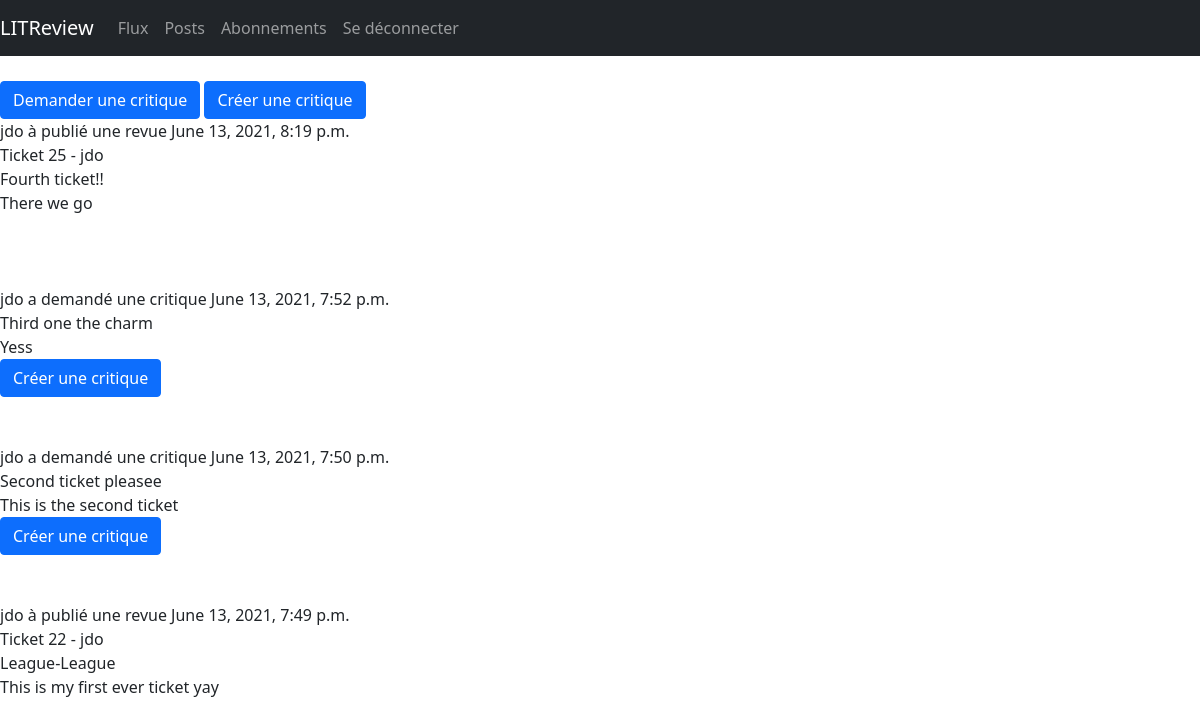
Before: /flux (signed in) with the older database file.
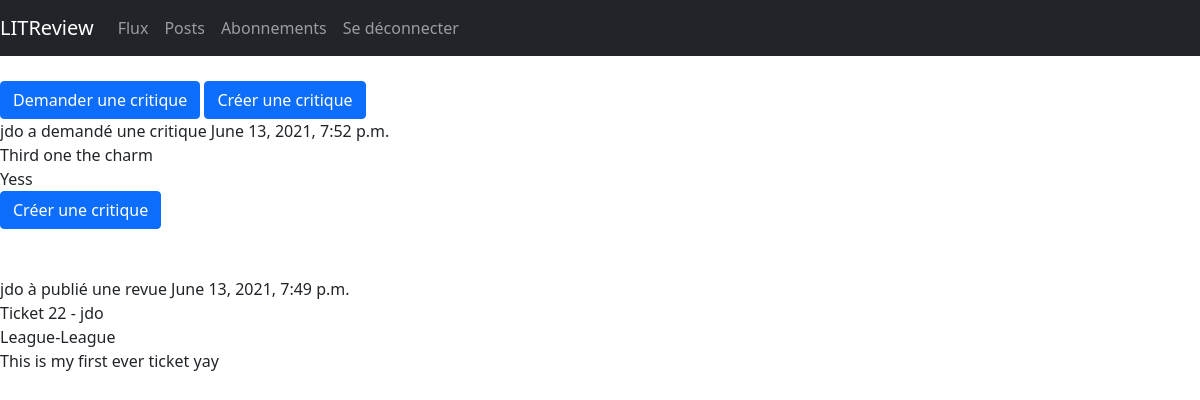
After: the same page with the newer database file.
### p9books/models.py (models this page shows)
class Review(models.Model):
    ticket = models.ForeignKey(to=Ticket, on_delete=models.CASCADE)
    rating = models.PositiveSmallIntegerField(
        validators=[MinValueValidator(0), MaxValueValidator(5)])
    headline = models.CharField(max_length=128)
    body = models.CharField(max_length=8192, blank=True)
    user = models.ForeignKey(
        to=settings.AUTH_USER_MODEL, on_delete=models.CASCADE)
    time_created = models.DateTimeField(auto_now_add=True)

class Ticket(models.Model):
    title = models.CharField(max_length=128)
    description = models.TextField(max_length=2048, blank=True)
    user = models.ForeignKey(to=settings.AUTH_USER_MODEL,
                             on_delete=models.CASCADE)
    image = models.ImageField(null=True, blank=True)
    time_created = models.DateTimeField(auto_now_add=True)

### p9books/views.py (the view)
# urls.py: 2. Add a URL to urlpatterns:  path('', views.home, name='home')
@login_required(login_url='login')
def home(request):
    reviews = Review.objects.all()
    ticketids = [review.ticket.id for review in reviews]
    tickets = Ticket.objects.all().exclude(id__in=ticketids)
    combined = sorted(chain(tickets, reviews),
                      key=lambda instance: instance.time_created,
                      reverse=True)
    return render(request, 'flux.html', context={'objects': combined})

### p9books/templates/flux.html (shortened to what this page needs)
{% extends "base.html" %}
{% block content %}
<div>
    <a href="/new-ticket" class="btn btn-primary">Demander une critique</a>
    <a href="/new-review" class="btn btn-primary">Créer une critique</a>
</div>
<div>
    {% for obj in objects %}
        {% if obj.title %}
            <span>
                {{obj.user}} a demandé une critique {{obj.time_created}}<br>
                {{obj.title}}<br>
                {{obj.description}}<br>
                {% load static %}
                <a href="{% url 'answer' obj.id %}" class="btn btn-primary">Créer une critique</a>
            </span><br><br><br>
        {% else %}
            <span>
                {{obj.user}} à publié une revue {{obj.time_created}}<br>
                Ticket {{obj.ticket.id}} - {{obj.ticket.user}}<br>
                {{obj.ticket.title}}<br>
                {{obj.ticket.description}}<br>
            </span><br><br><br>
        {% endif %}
    {% endfor %}
</div>
{% endblock %}

### templates/base.html (shortened to what this page needs)
<html>
<head>
    {% load static %}
    <link rel="stylesheet" type="text/css" href="{% static 'style.css' %}">
    <link href="https://cdn.jsdelivr.net/npm/bootstrap@5.0.1/dist/css/bootstrap.min.css" rel="stylesheet"
>
</head>
<nav class="navbar navbar-expand-lg navbar-dark bg-dark">
<a class="navbar-brand">LITReview</a>
    <div>
        <ul class="navbar-nav mr-auto">
        {% if user.is_authenticated %}
            <li class="nav-item active">
                <a class="nav-link" href="/flux">Flux</a>
            </li>
            <li class="nav-item active">
                <a class="nav-link" href="/posts">Posts</a>
            </li>
            <li class="nav-item active">
                <a class="nav-link" href="/subscribe">Abonnements</a>
            </li>
            <li class="nav-item active">
                <a class="nav-link" href="/logout">Se déconnecter</a>
            </li>
        {% endif %}
        </ul>
    </div>
</nav>
<body>
    <main class="testing">
        {% block content %}
        {% endblock %}
    </main>
</body>
</html>

### static/style.css (style rules this page uses)
.testing { margin-top:25px; }

Changed rows visible on the page:
removed Review: user "jdo", time_created "June 13, 2021, 8:19 p.m.", ticket.id "25", ticket.user "jdo", ticket "Fourth ticket!!", ticket.description "There we go"
removed Ticket: user "jdo", time_created "June 13, 2021, 7:50 p.m.", title "Second ticket pleasee", description "This is the second ticket"
